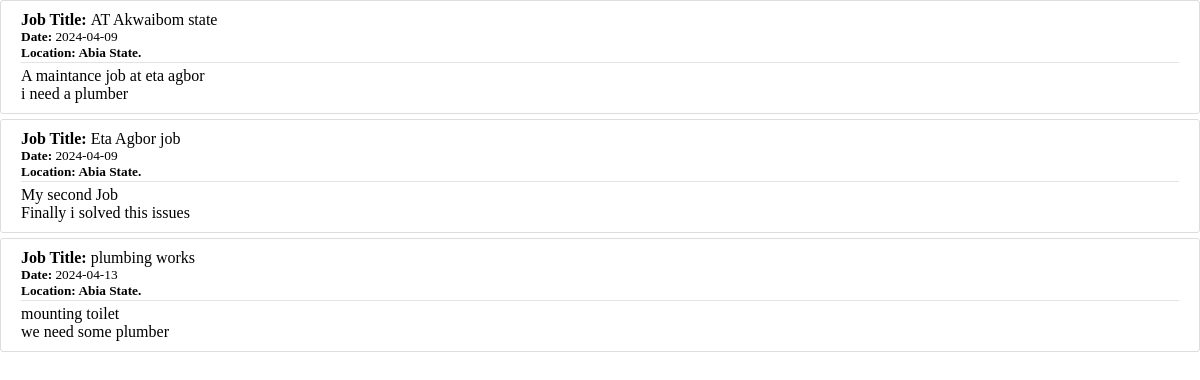
Before: /clients/dashboard/posted_jobs (signed in) with the older database file.
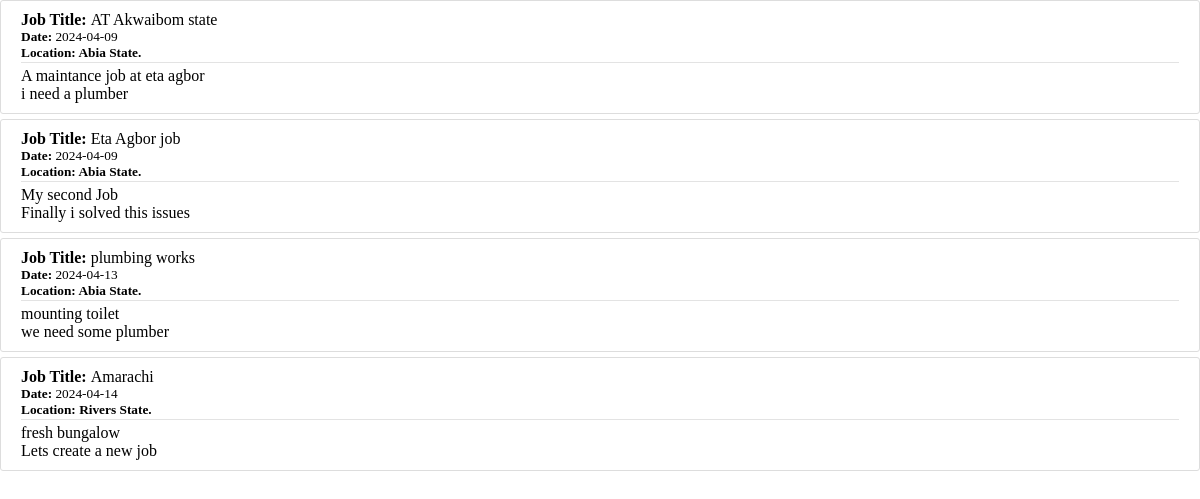
After: the same page with the newer database file.
### model/base.py (models this page shows, shortened)
class Job(Base):
    __tablename__ = 'jobs'
    id = Column(Integer, primary_key=True)
    job_title = Column(String(50), nullable=False)
    job_description = Column(String(100), nullable=False)
    completed = Column(Boolean, default=False)
    content = Column(String(1000), nullable=False)
    date_posted = Column(DateTime, nullable=False, default=datetime.utcnow)
    location = Column(String(100), nullable=False)
    client_id = Column(Integer, ForeignKey('clients.id'))

### model/clients/routes.py (the view)
@client_s.route("/dashboard/posted_jobs",  methods=['GET','POST'],strict_slashes=False)
def posted_jobs():
    jobs = Job.query.filter_by(client_id=current_user.id).all()
    return render_template('posted_jobs.html', jobs=jobs)

### model/__init__.py (called while the page is built)
@login_manager.user_loader
def load_user(user_id):
    x = Plumber.query.get(str(user_id))
    if x == None:
        x = Client.query.get(str(user_id))
    return x

### model/clients/templates/posted_jobs.html
<link rel="stylesheet" type="text/css" href="{{ url_for('client_s.static', filename='main.css') }}">
{% for job in jobs %}
<article class="media content-section">
    <div class="media-body">
      <div class="article-metadata">
        <div class="text-text-muted"><strong>Job Title: </strong>{{ job.job_title }}</div>
        <small class="text-muted"><strong>Date: </strong>{{ job.date_posted.strftime('%Y-%m-%d') }}</small>
        <div class="mt-2">
          <small class="text-muted"><strong>Location: {{ job.location }} State.</strong></small>
        </div>
      </div>
      <p class="article-content">{{ job.job_description }}</p>
      <p class="article-content">{{ job.content }}</p>
    </div>
  </article>
{% endfor %}

Changed rows visible on the page:
added Job: job_title "Amarachi", date_posted "2024-04-14", location "Rivers", job_description "fresh bungalow", content "Lets create a new job"
